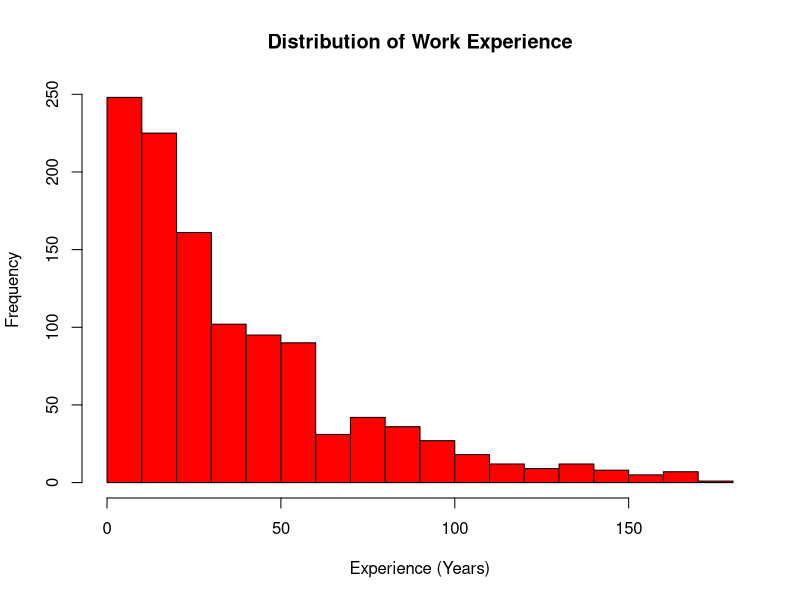
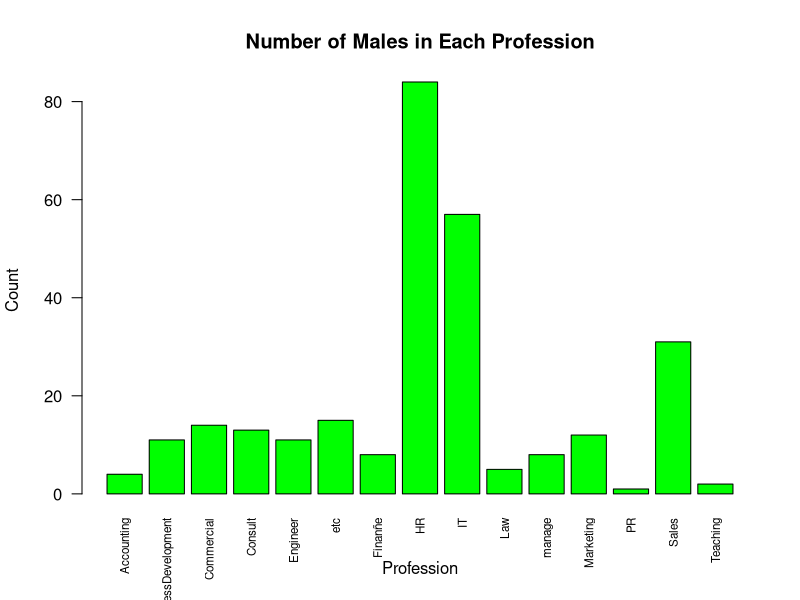
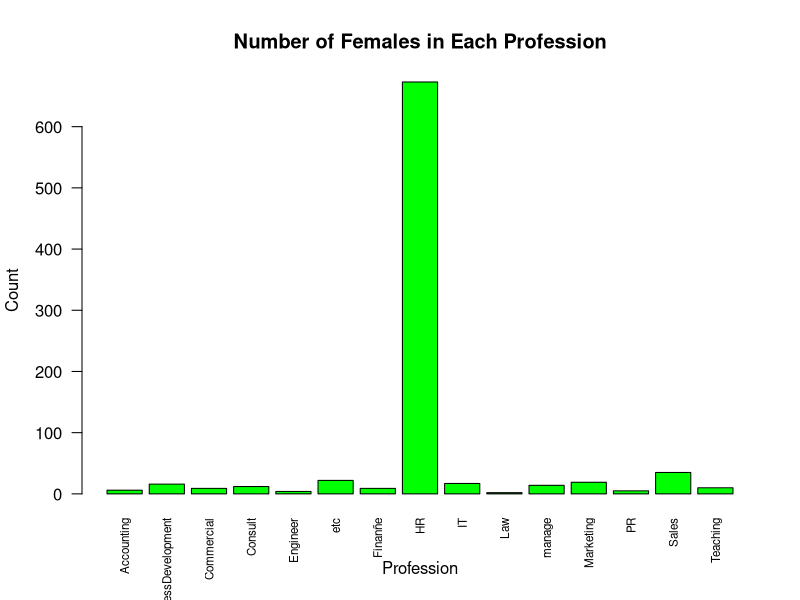
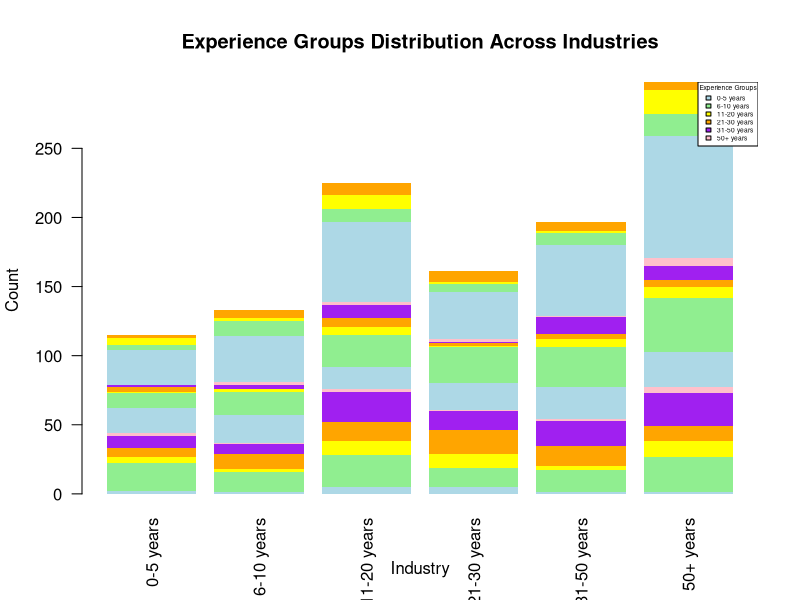
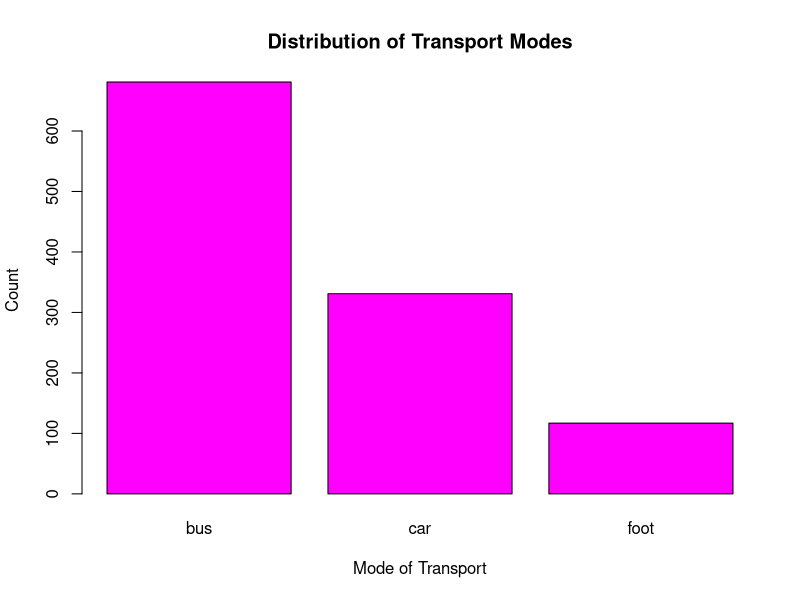
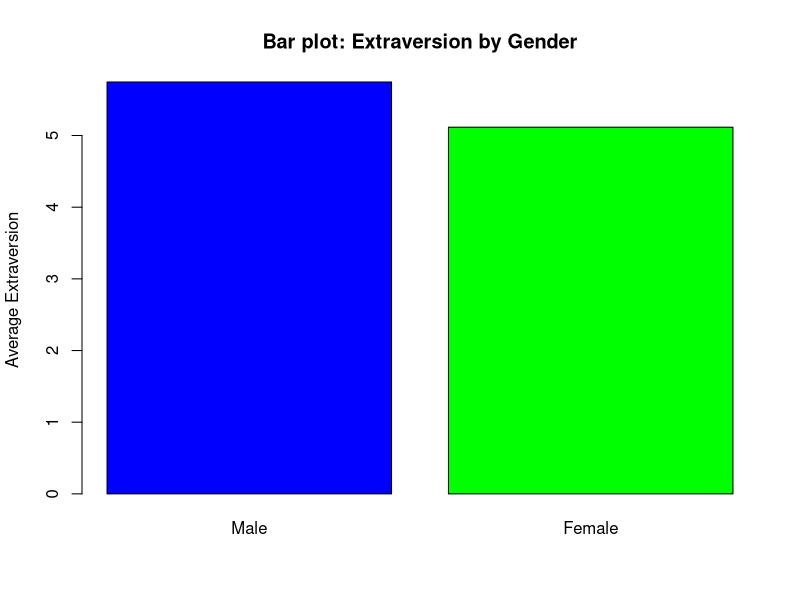
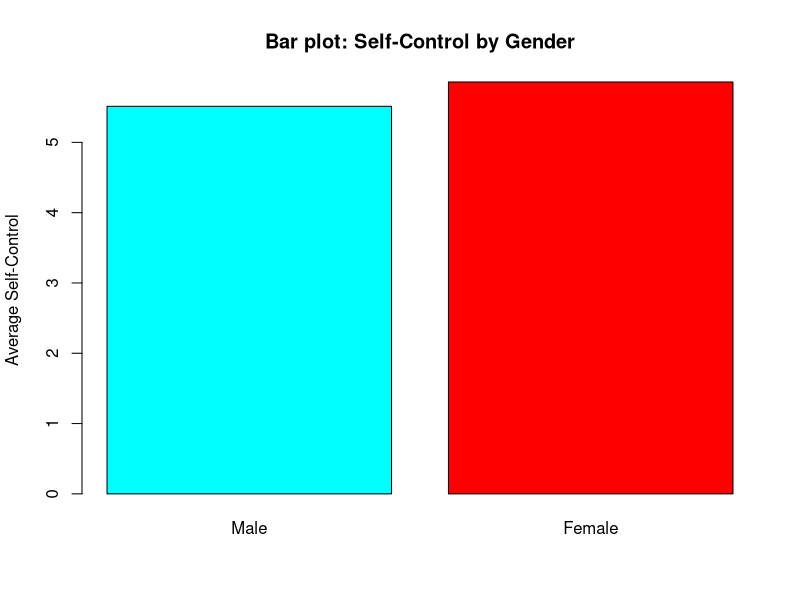
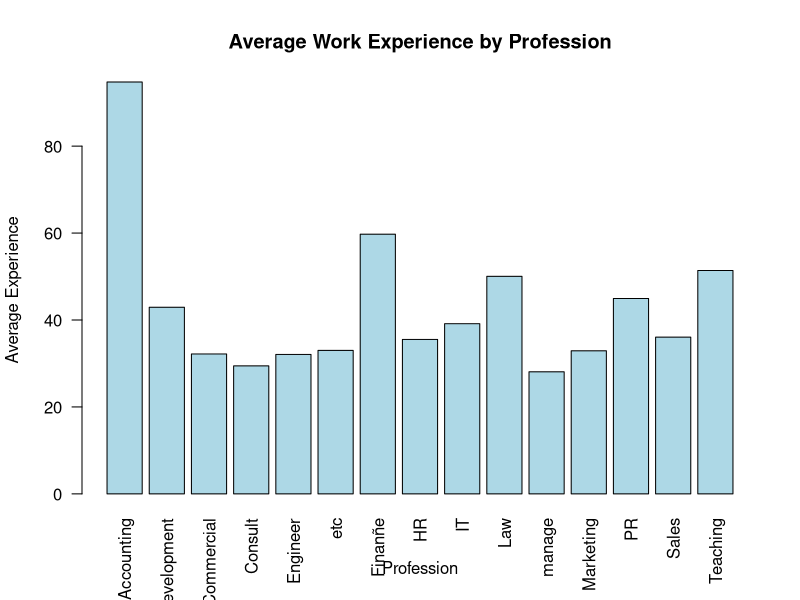

Write R code to recreate these figures, in order.
## ---- chunk 1
library(ggplot2)
library(dplyr)
library(readxl)
library(ggplot2)
## ---- chunk 2

turnoverdata <-read_excel("Turnover.xlsx")
## ---- chunk 3
#Code to inspect rows and columns
rowsandcolumns<- dim(turnoverdata)
print(rowsandcolumns)


cont_variables<-str(turnoverdata)
## ---- chunk 4

#histogram creation
hist(turnoverdata$experience,breaks = 15,                    
     col = "red",               # Color for the bars according the question
     border = "black",                # Border color
     main = "Distribution of Work Experience",  # Title
     xlab = "Experience (Years)",     # X-axis label
     ylab = "Frequency")              # Y-axis label
## ---- chunk 5
extrav_mean<-mean(turnoverdata$extraversion, na.rm= TRUE)
extrav_median<-median(turnoverdata$extraversion, na.rm= TRUE)

#calculate mean and median for anxiety
anxiety_mean<-mean(turnoverdata$anxiety, na.rm= TRUE)
anxiety_median<-median(turnoverdata$anxiety, na.rm= TRUE)

print(extrav_mean) 
print(extrav_median)
print(anxiety_mean)
print(anxiety_median)
## ---- chunk 6
genderProfession_table <- table(turnoverdata$profession, turnoverdata$gender)

barplot(genderProfession_table[, "m"],# Select counts for males
        col = "green",                            # Color for male bars
        main = "Number of Males in Each Profession", 
        xlab = "Profession", 
        ylab = "Count", 
        names.arg = rownames(genderProfession_table),  # Profession names
        las = 2, # Rotate x-axis labels to be vertical
        cex.names = 0.7, # Font size for profession names
        border = "black") 
                     
# Bar chart for females
barplot(genderProfession_table[,"f"], # Select counts for females
        col = "green", # Color for female bars
        main = "Number of Females in Each Profession", 
        xlab = "Profession", 
        ylab = "Count", 
        names.arg = rownames(genderProfession_table),  # Profession names
        las = 2.5,# Rotate x-axis labels to be vertical
        cex.names = 0.7, # Font size for profession names
        border = "black")           

## ---- chunk 7
# Finding max value to evaluate categorizing

library(knitr)
maxexperience <- max(turnoverdata$experience, na.rm = TRUE)

# Categorizing the experience into groups
turnoverdata$experiencegroup <- cut(turnoverdata$experience,
                                     breaks = c(0, 5, 10, 20, 30, 50, Inf),
                                     labels = c("0-5 years", "6-10 years", "11-20 years", 
                                                "21-30 years", "31-50 years", "50+ years"),
                                     right = FALSE)

# Create a contingency table for industry and experience groups
industryAndexperience_table <- table(turnoverdata$industry, turnoverdata$experiencegroup)

kable(industryAndexperience_table, format = "markdown", 
      caption = "Contingency Table of Industry and Experience Groups")

## ---- chunk 8
#Bar plot for visualiztion of table
barplot(industryAndexperience_table,
        main = "Experience Groups Distribution Across Industries",
        xlab = "Industry",
        ylab = "Count",
        col = c("lightblue", "lightgreen", "yellow", "orange", "purple", "pink"),  # Colors for different experience groups
        beside = FALSE,  # Stacked bar graph look
        las = 2,  # Rotate x-axis labels
        border = NA)
legend("topright",
       legend = colnames(industryAndexperience_table),  # Experience group labels
       fill = c("lightblue", "lightgreen", "yellow", "orange", "purple", "pink"),
       title = "Experience Groups",
       cex = 0.4)
## ---- chunk 9

wayTable <- table(turnoverdata$way)

# Bar plot for transport modes
barplot(wayTable,
        col = "magenta",    # magenta
        main = "Distribution of Transport Modes",
        xlab = "Mode of Transport",
        ylab = "Count")
## ---- chunk 10
# Calculate the average extraversion by gender
avg_extraversion <- tapply(turnoverdata$extraversion, turnoverdata$gender, mean, na.rm = TRUE)

# Create a bar plot for average extraversion by gender
barplot(avg_extraversion,
        main = "Bar plot: Extraversion by Gender",
        ylab = "Average Extraversion",
        col = c("blue", "green"),
        names.arg = c("Male", "Female"), # Change labels if needed
        beside = TRUE)

# Calculate the average self-control by gender
avg_selfcontrol <- tapply(turnoverdata$selfcontrol, turnoverdata$gender, mean, na.rm = TRUE)

# Create a bar plot for average self-control by gender
barplot(avg_selfcontrol,
        main = "Bar plot: Self-Control by Gender",
        ylab = "Average Self-Control",
        col = c("cyan", "red"),
        names.arg = c("Male", "Female"), # Change labels if needed
        beside = TRUE)
## ---- chunk 11

avgExperiencebyProfession <- 
  aggregate(experience ~ profession, data = turnoverdata, FUN = mean)

print(avgExperiencebyProfession) #to show the tabular results

## Bar chart for average experience by profession
# code to calculate the average experience by profession
avgExperiencebyProfession <- tapply(turnoverdata$experience, turnoverdata$profession, mean, na.rm = TRUE)

# bar plot code for average experience by profession
barplot(avgExperiencebyProfession,
        main = "Average Work Experience by Profession",
        xlab = "Profession",
        ylab = "Average Experience",
        col = "lightblue",
        las = 2) 
## ---- chunk 12
## Cross-tabulation of employees who receive coaching and comparing between genders 

coachingGender <- table(turnoverdata$gender, turnoverdata$coach)

print(coachingGender)

# Proportion of employees receiving coaching by gender, in percentage format
coachingGenderProp <- prop.table(coachingGender, margin = 1)*100

# Print the cross-tabulation table
library(knitr)
kable(coachingGenderProp, format = "pipe", 
      caption = " Employees Coaching count by Gender(%)")

## ---- chunk 13
barplot(coachingGenderProp,
        main = "Proportion of Employees Receiving Coaching by Gender",
        xlab = "Coaching Status",
        ylab = "Percentage",
        col = c("yellow", "brown"),
        legend = rownames(coachingGenderProp), #the legend for gender
        beside = TRUE, # to Separate bars for each gender
        ylim = c(0, 100))
